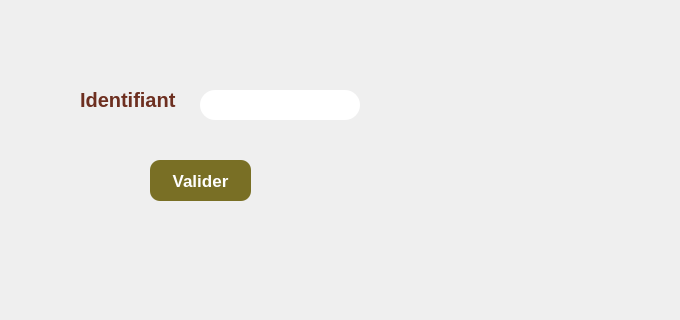
<?xml version="1.0" encoding="UTF-8"?>
<ui version="4.0">
 <class>Dialog</class>
 <widget class="QDialog" name="Dialog">
  <property name="geometry">
   <rect>
    <x>0</x>
    <y>0</y>
    <width>680</width>
    <height>320</height>
   </rect>
  </property>
  <property name="windowTitle">
   <string>Dialog</string>
  </property>
  <widget class="QLineEdit" name="lineEdit_id">
   <property name="geometry">
    <rect>
     <x>200</x>
     <y>90</y>
     <width>160</width>
     <height>30</height>
    </rect>
   </property>
   <property name="styleSheet">
    <string notr="true">QLineEdit{
border: 2px white;
border-radius: 15px;
background: #FFFFFF;
min-width: 150px;
max-width: 150px;
min-height: 30px;
max-height: 30px;
padding-left: 10px;
font: 10pt &quot;Yu Gothic UI&quot;;
}</string>
   </property>
  </widget>
  <widget class="QPushButton" name="pushButton_valider">
   <property name="geometry">
    <rect>
     <x>150</x>
     <y>160</y>
     <width>101</width>
     <height>41</height>
    </rect>
   </property>
   <property name="styleSheet">
    <string notr="true">QPushButton {
color: white;
background-color: #796F25;
border-style: solid;
border-radius: 10;
padding: 10px;
font-size: 17px;
padding-left: 17px;
padding-right: 17px;
font-weight: bold;
font-size: 17px;
color: #FFFFF;
font-family: Tahoma;
}
QPushButton:hover{
color:green;
background-color:#796F25;
border-style: solid;
border-radius: 10;
padding: 10px;
font-size: 17px;
padding-left: 17px;
padding-right: 17px;
font-weight: bold;
font-size: 17px;
color: #796F25;
font-family: Tahoma;
}</string>
   </property>
   <property name="text">
    <string>Valider</string>
   </property>
   <property name="autoDefault">
    <bool>false</bool>
   </property>
   <property name="flat">
    <bool>false</bool>
   </property>
  </widget>
  <widget class="QLabel" name="label">
   <property name="geometry">
    <rect>
     <x>80</x>
     <y>90</y>
     <width>101</width>
     <height>20</height>
    </rect>
   </property>
   <property name="styleSheet">
    <string notr="true">QLabel {
	font: 10pt &quot;Yu Gothic UI&quot;;
font-weight: bold;
font-size: 20px;
color: #6D2F20;
}</string>
   </property>
   <property name="text">
    <string>Identifiant</string>
   </property>
  </widget>
  <widget class="QLabel" name="label_2">
   <property name="geometry">
    <rect>
     <x>-20</x>
     <y>-10</y>
     <width>711</width>
     <height>431</height>
    </rect>
   </property>
   <property name="text">
    <string/>
   </property>
   <property name="pixmap">
    <pixmap resource="pic.qrc">:/new/prefix/photo maintenence.png</pixmap>
   </property>
   <property name="scaledContents">
    <bool>true</bool>
   </property>
  </widget>
  <zorder>label_2</zorder>
  <zorder>lineEdit_id</zorder>
  <zorder>pushButton_valider</zorder>
  <zorder>label</zorder>
 </widget>
 <resources>
  <include location="pic.qrc"/>
 </resources>
 <connections/>
</ui>
